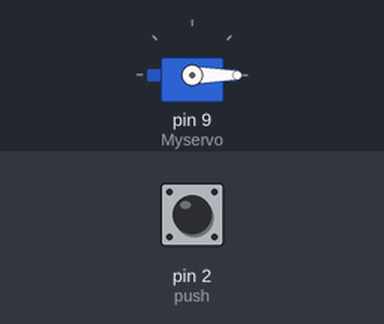
Bench run of a sketch on a simulated Arduino Uno, built with avr-gcc and run on an emulated ATmega328P. Parts: servo. The test bench sets the inputs (shaded band); at power-on: pin 2 (push) HIGH.

Above: at 1.2 s.
1.3 s: pin 2 (push) pulled LOW for 0.15 s
At 1.37 s:
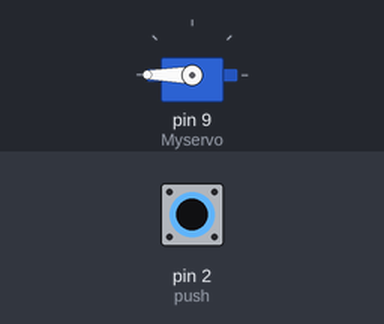
2.9 s: pin 2 (push) pulled LOW for 3.2 s
At 6.7 s:
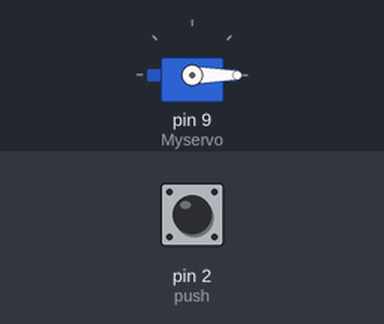
Timing chart, 0 to 8.2 s (numbered marks = the images above; inputs shaded):
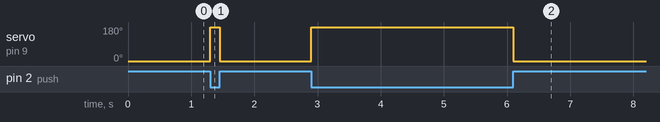

The sketch:

Servo_control_pushbutton.ino
```cpp
#include <Servo.h>
Servo Myservo;
int push=2;
int val;
void setup(){
pinMode(push, INPUT);
Myservo.attach(9);
}
void loop()
{
val=digitalRead(push);
if(val==LOW)
Myservo.write(180);
else
Myservo.write(0);
}
```

Measured:
- after the input at 1.3 s, servo on pin 9 (Myservo): 0° → 180° at once, → 0° 0.15 s later
- after the input at 2.9 s, servo on pin 9 (Myservo): 0° → 180° at once, → 0° 3.2 s later
